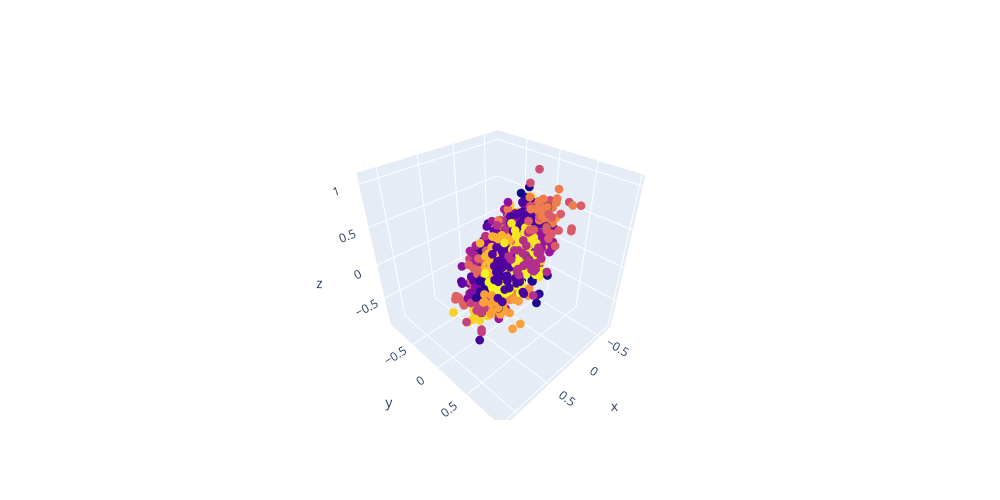

Notebook source saved alongside this figure:
### Code cell
(nx_trajs, ny_trajs, nz_trajs), _  = next(iter(DataLoader(val_set, batch_size=len(val_set), shuffle=False, drop_last=True)))
ntrajs = th.stack([nx_trajs, ny_trajs, nz_trajs], dim=-3).to(device=device)
_, latent_idx, *_, latent = vq_model.encode(ntrajs)

latent = latent.detach().cpu().numpy()
latent_idx = latent_idx.flatten().detach().cpu().numpy()

point = vq_model.quantizer.embedding.weight.detach().cpu().numpy().T
x, y, z, *_ = point
fig = go.Figure(
    data=[
        go.Scatter3d(x=latent[..., 0].ravel(), y=latent[..., 1].ravel(), z=latent[..., 2].ravel(), mode='markers', marker=dict(size=3, color=latent_idx)),
        go.Scatter3d(x=x, y=y, z=z, mode='markers', marker=dict(line=dict(width=2), size=3, color=np.arange(znum))),
    ],
    layout=go.Layout(width=1_000, height=500, showlegend=False)
)
fig.update_xaxes(showticklabels=False)
fig.update_yaxes(showticklabels=False)
fig.show()

### Figure 1 — Plotly figure (JSON) as saved in the notebook; plotly's stock layout.template omitted (floating-point values rounded to 4 significant figures; data arrays with more than 128 entries replaced by an {"elided": "..."} marker saying what was removed)
{"data": [{"marker": {"color": {"elided": "1600 int values"}, "size": 3}, "mode": "markers", "type": "scatter3d", "x": {"elided": "1600 float values"}, "y": {"elided": "1600 float values"}, "z": {"elided": "1600 float values"}}, {"marker": {"color": [0, 1, 2, 3, 4, 5, 6, 7, 8, 9, 10, 11, 12, 13, 14, 15, 16, 17, 18, 19, 20, 21, 22, 23, 24, 25, 26, 27, 28, 29, 30, 31, 32, 33, 34, 35, 36, 37, 38, 39, 40, 41, 42, 43, 44, 45, 46, 47, 48, 49, 50, 51, 52, 53, 54, 55, 56, 57, 58, 59, 60, 61, 62, 63], "line": {"width": 2}, "size": 3}, "mode": "markers", "type": "scatter3d", "x": [-0.4581, -0.391, 0.261, -0.1476, 0.5536, 0.3036, -0.1957, 0.6657, 0.07998, 0.4566, -0.09097, 0.2757, -0.03008, -0.2329, 0.1011, -0.1102, -0.3057, 0.4586, -0.0548, -0.1295, 0.1081, 0.3929, -0.2559, 0.1325, 0.1293, 0.01336, 0.5079, 0.06935, -0.1727, -0.08654, 0.6628, 0.0634, 0.08477, -0.3237, 0.01734, -0.3517, 0.2245, 0.2649, 0.3186, 0.0501, 0.1946, 0.1309, -0.152, -0.0751, 0.211, 0.3684, 0.02091, -0.0446, -0.1201, 0.6626, 0.3271, -0.3262, 0.2705, 0.4704, 0.1712, -0.01906, -0.4871, 0.4962, 0.2295, 0.2655, 0.3095, 0.1404, 0.3832, 0.5124], "y": [-0.5322, -0.1208, 0.4445, -0.4947, 0.1418, 0.2182, -0.3876, 0.5681, 0.2232, 0.3201, 0.09755, -0.2837, -0.3181, 0.09452, -0.1451, -0.1275, -0.09404, -0.08948, -0.6004, 0.01765, 0.4865, 0.1352, -0.3463, -0.304, 0.1174, -0.2783, 0.6621, -0.0496, -0.1184, -0.2817, 0.1518, -0.4614, -0.1217, 0.1316, 0.1567, -0.634, 0.623, -0.3842, -0.1468, -0.2255, 0.3094, 0.04148, -0.1554, 0.3884, -0.07339, 0.299, -0.03575, 0.0149, 0.2908, 0.4161, 0.07022, -0.2746, 0.1273, 0.1082, 0.1316, 0.2894, -0.322, -0.1228, -0.08142, -0.004316, 0.3898, 0.2395, 0.5298, 0.3541], "z": [-0.03446, 0.4423, 0.139, -0.1105, -0.07596, 0.1446, -0.3251, 0.2493, 0.5674, 0.3476, 0.007049, -0.3098, 0.1107, 0.3022, 0.1688, 0.03956, 0.1188, -0.2381, -0.5842, 0.4919, 0.4691, -0.2854, 0.13, -0.09381, 0.2061, -0.4712, 0.5504, 0.3687, -0.2198, -0.1029, -0.3476, -0.3192, -0.02233, 0.6584, 0.3608, -0.3784, 0.7623, -0.6152, -0.01766, -0.2617, 0.3233, 0.0176, 0.2894, 0.7793, -0.4164, -0.07069, -0.1639, 0.1833, 0.4889, -0.1103, -0.05204, -0.0927, 0.378, 0.1632, -0.1834, 0.2131, 0.2452, -0.5327, -0.1907, 0.1521, 0.556, 0.03756, 0.3168, 0.1152]}], "layout": {"height": 500, "showlegend": false, "width": 1000, "xaxis": {"showticklabels": false}, "yaxis": {"showticklabels": false}}}
